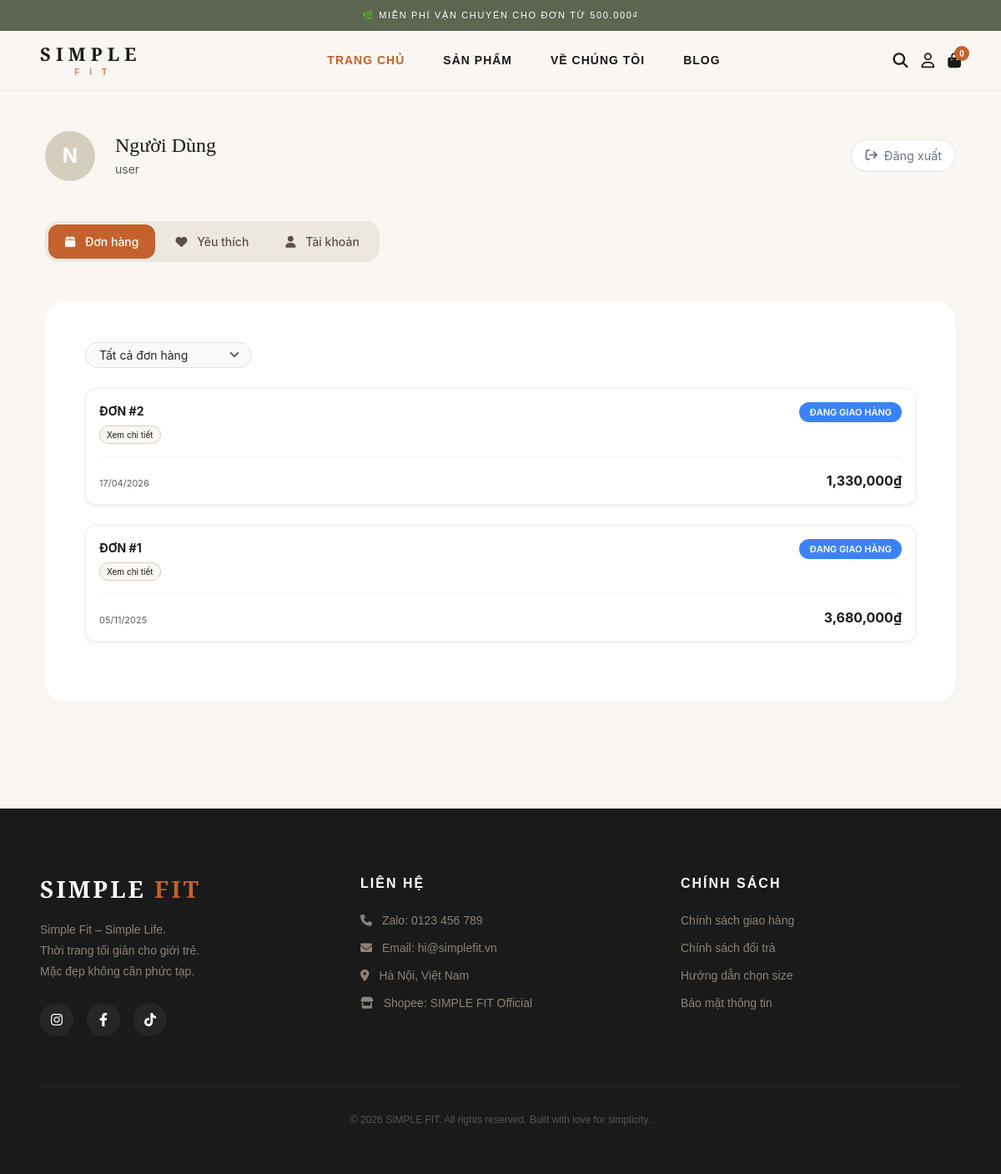
Page /profile.php (signed in) on the committed database.
### tables this page shows
CREATE TABLE `NguoiDung` (
  `maND` bigint(20) NOT NULL,
  `tenDangNhap` varchar(50) NOT NULL,
  `matKhau` varchar(255) NOT NULL,
  `ten` varchar(100) DEFAULT NULL,
  `ngaySinh` date DEFAULT NULL,
  `gioiTinh` varchar(10) DEFAULT NULL,
  `diaChi` varchar(255) DEFAULT NULL,
  `soDienThoai` varchar(20) DEFAULT NULL,
  `ngayTao` timestamp NOT NULL DEFAULT current_timestamp(),
  `vaiTro` varchar(20) DEFAULT 'USER',
  `trangThai` varchar(20) DEFAULT 'ACTIVE'
);

CREATE TABLE `DonHang` (
  `maDH` bigint(20) NOT NULL,
  `maKH` bigint(20) DEFAULT NULL,
  `maNV` bigint(20) DEFAULT NULL,
  `hoTen` varchar(100) DEFAULT NULL,
  `email` varchar(100) DEFAULT NULL,
  `soDienThoai` varchar(20) DEFAULT NULL,
  `diaChi` varchar(255) DEFAULT NULL,
  `tongTien` decimal(15,2) DEFAULT NULL,
  `phiShip` decimal(15,2) DEFAULT 0.00,
  `phuongThucThanhToan` varchar(50) DEFAULT NULL,
  `trangThai` varchar(50) DEFAULT 'Chờ xác nhận',
  `ngayTao` timestamp NOT NULL DEFAULT current_timestamp()
);

### profile.php (the view, shortened to what this page needs)
<?php
require_once 'includes/db.php';
$user_id = $_SESSION['user']['id'];
$tab = isset($_GET['tab']) ? $_GET['tab'] : 'orders';
$user_res = mysqli_query($conn, "SELECT * FROM NguoiDung WHERE maND = '$user_id'");
$user = mysqli_fetch_assoc($user_res);
include 'includes/header.php';
?>
<main class="account-page-wrapper py-5" style="background-color: #FAF7F2; min-height: 100vh;">
    <div class="container max-w-4xl mx-auto px-4 lg:px-5">
        <div class="d-flex align-items-center justify-content-between mb-5">
            <div class="d-flex align-items-center gap-4">
                <div class="avatar-circle-large"><?php echo strtoupper(substr($user['ten'], 0, 1)); ?></div>
                <div>
                    <h1 class="h4 fw-light mb-1" style="font-family: 'Cormorant Garamond', serif;"><?php echo htmlspecialchars($user['ten']); ?></h1>
                    <p class="text-muted small mb-0"><?php echo htmlspecialchars($user['tenDangNhap']); ?></p>
                </div>
            </div>
            <a href="controll/logout.php" class="btn-logout-minimal"><i class="fa-solid fa-arrow-right-from-bracket me-2"></i> Đăng xuất</a>
        </div>
        <div class="account-tabs-nav mb-5">
            <a href="profile.php?tab=orders" class="tab-item <?php echo $tab == 'orders' ? 'active' : ''; ?>"><i class="fa-solid fa-box me-2"></i> Đơn hàng</a>
            <a href="profile.php?tab=wishlist" class="tab-item <?php echo $tab == 'wishlist' ? 'active' : ''; ?>"><i class="fa-solid fa-heart me-2"></i> Yêu thích</a>
            <a href="profile.php?tab=profile" class="tab-item <?php echo $tab == 'profile' ? 'active' : ''; ?>"><i class="fa-solid fa-user me-2"></i> Tài khoản</a>
        </div>
        <div class="account-content-card p-4 p-md-5">
    <?php if ($tab == 'orders'): ?>
        <div class="order-history">
            <div class="mb-4">
                <form method="GET" class="d-flex gap-2">
                    <select name="status" class="form-select form-select-sm rounded-pill px-3" onchange="this.form.submit()" style="max-width: 200px; background-color: #f8f9fa;">
                        <option value="">Tất cả đơn hàng</option>
                    </select>
                </form>
            </div>
            <?php
            $f_status = isset($_GET['status']) ? mysqli_real_escape_string($conn, $_GET['status']) : '';
            $where_status = ($f_status != '') ? " AND trangThai = '$f_status' " : "";
            $sql_orders = "SELECT *, ROW_NUMBER() OVER (ORDER BY ngayTao ASC) as order_number
                           FROM DonHang
                           WHERE maKH = (SELECT maKH FROM KhachHang WHERE maND = '$user_id')
                           $where_status
                           ORDER BY ngayTao DESC";
            $res_orders = mysqli_query($conn, $sql_orders);
            if (mysqli_num_rows($res_orders) > 0):
                while ($order = mysqli_fetch_assoc($res_orders)):
            ?>
    <div class="order-card-item mb-4 p-3 shadow-sm" style="background-color:white; border-radius:12px; border: 1px solid #eee;">
        <div class="d-flex justify-content-between align-items-start mb-3">
            <div>
                <span class="fw-bold d-block mb-1" style="font-size: 14px;">ĐƠN #<?php echo $order['order_number']; ?></span>
                <a href="order-detail.php?id=<?php echo $order['maDH']; ?>"
                   class="text-decoration-none px-2 py-1 rounded-pill border"
                   style="font-size: 10px; color: #1A1A1A; border-color: #D4CEBE !important; background: #FAF7F2;">
                   Xem chi tiết
                </a>
            </div>
            <div class="text-end d-flex flex-column align-items-end gap-1">
                <?php
                $st = $order['trangThai'];
                if($st == 'CHUA_THANH_TOAN'): ?>
                    <span class="badge-status" style="background-color:#6B7280; color:white;">Chưa thanh toán</span>
                <?php elseif($st == 'DA_GIAO_HANG'): ?>
                    <span class="badge-status" style="background-color:#3B82F6; color:white;">Đang giao hàng</span>
                <?php elseif($st == 'CHO_HOAN_TIEN'): ?>
                    <span class="badge-status status-processing">Chờ hoàn tiền</span>
                <?php elseif($st == 'DA_HUY'): ?>
                    <span class="badge-status status-canceled">Đã hoàn tiền</span>
                <?php else: ?>
                    <span class="badge-status status-complete">Hoàn tất</span>
                <?php endif; ?>
            </div>
        </div>
        <div class="d-flex justify-content-between align-items-end pt-3 border-top" style="border-color:#f5f5f5 !important;">
                <span class="text-muted" style="font-size: 11px;"><?php echo date('d/m/Y', strtotime($order['ngayTao'])); ?></span>
                <span class="fw-bold" style="color: #1A1A1A; font-size: 16px;"><?php echo number_format($order['tongTien']); ?>₫</span>
            </div>
        </div>
            <?php endwhile; endif; ?>
        </div>
            <?php endif; ?>
        </div>
    </div>
</main>
<?php include 'includes/footer.php'; ?>

### assets/css/base.css (style rules this page uses)
:root { --mau-bg: #FAF7F2; --mau-gold: #C4622D; --mau-text: #1A1A1A; }
body { font-family: 'Inter', sans-serif; background-color: var(--mau-bg); color: var(--mau-text); }
a { text-decoration: none !important; color: inherit; }

### assets/css/home.css (style rules this page uses)
:root { --mau-bg: #FAF7F2; --mau-gold: #C4622D; --mau-text: #1A1A1A; }

### assets/css/admin.css (style rules this page uses)
:root { --admin-bg: #FAF7F2; --admin-card: #EDE8DF; --admin-primary: #C4622D; --admin-text: #1A1A1A; --admin-muted: #8C8279; --admin-border: #D4CEBE; }
.badge-status { border-radius: 50px; padding: 5px 14px; font-size: 10px; font-weight: 700; text-transform: uppercase; color: white; border: none; display: inline-block; }
.btn-logout-minimal { color: #6c757d; text-decoration: none; font-size: 0.85rem; padding: 10px 24px; border-radius: 50px; border: 1px solid var(--admin-border); background-color: white; transition: 0.3s; display: inline-flex; align-items: center; }

### assets/css/auth-account.css (style rules this page uses)
.account-page-wrapper { background-color: #FAF7F2; min-height: 100vh; }
.badge-status { border-radius: 50px; padding: 4px 12px; font-size: 11px; font-weight: 600; text-transform: uppercase; display: inline-block; text-align: center; }
.avatar-circle-large { width: 60px; height: 60px; background-color: #D4CEBE; color: #fff; display: flex; align-items: center; justify-content: center; border-radius: 50%; font-size: 1.5rem; font-weight: bold; }
.btn-logout-minimal { color: #6c757d; text-decoration: none; font-size: 0.9rem; transition: 0.3s; padding: 8px 16px; border-radius: 50px; border: 1px solid #dee2e6; background-color: #fff; }
.account-tabs-nav { display: inline-flex; background-color: #EDE8DF; padding: 4px; border-radius: 16px; gap: 4px; }
.tab-item { padding: 10px 20px; border-radius: 12px; font-size: 14px; font-weight: 500; color: #5C5049; text-decoration: none; transition: 0.2s; }
.tab-item.active { background-color: #C4622D; color: white !important; }
.account-content-card { background-color: #ffffff; border-radius: 24px; box-shadow: 0 4px 20px rgba(0, 0, 0, 0.02); }

### rows in the picture
nguoidung: ten "N", ten "Người Dùng", tenDangNhap "user"
donhang: order_number "2", trangThai "ĐANG GIAO HÀNG", ngayTao "17/04/2026", tongTien "1,330,000"
donhang: order_number "1", trangThai "ĐANG GIAO HÀNG", ngayTao "05/11/2025", tongTien "3,680,000"
